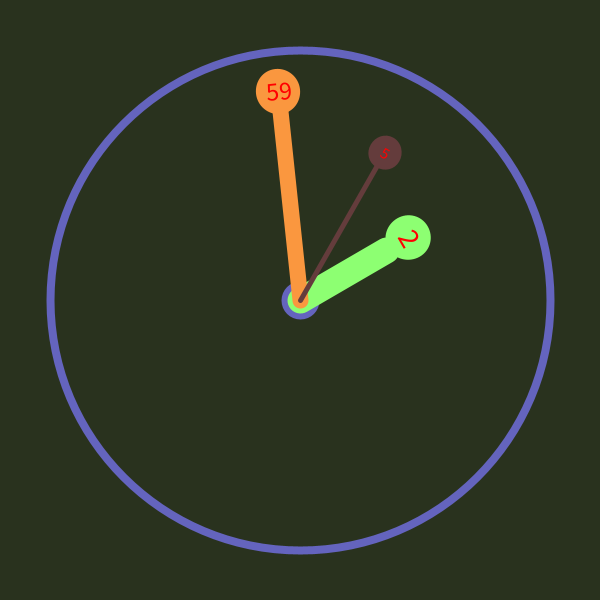
Frame 1 (no input)
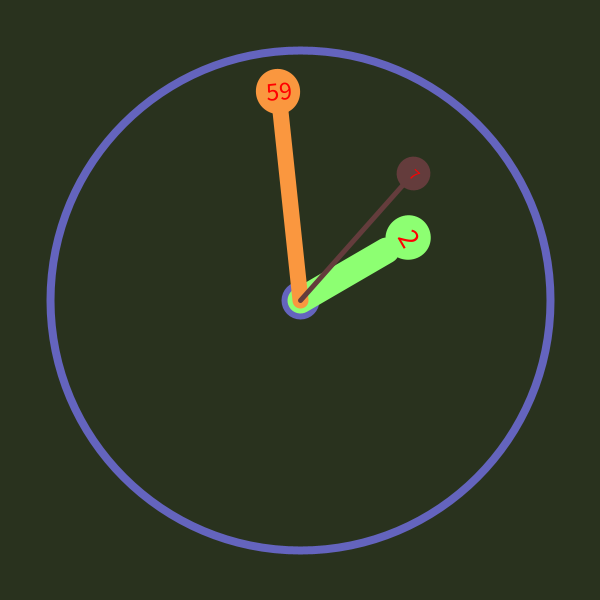
Frame 60 (the mouse pressed at the canvas centre just before this capture)
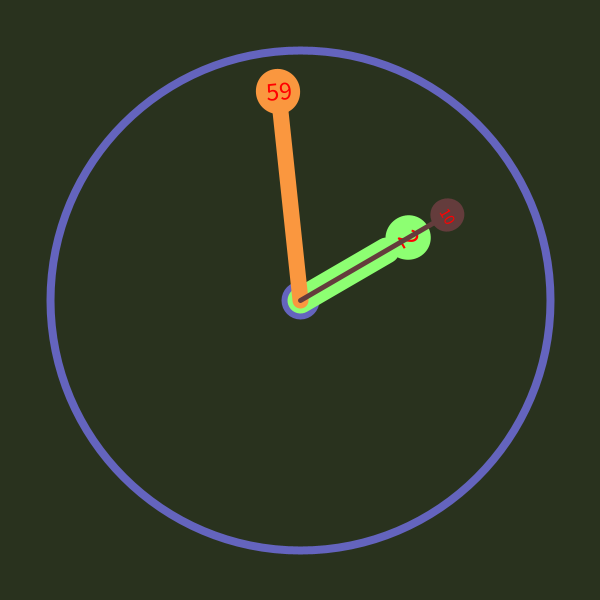
Frame 120 (the mouse held since frame 60 and released just before this capture)

The Processing sketch that drew these frames (run headless with seeded random() and noise(); from frame 60 on, the mouse is pressed at the canvas centre):

// Processing sketch: processing_103850
// ── processing_103850.pde

// Timer for Time control
int cTimer = 0;
// Time
int hours = 12, minutes = 0, seconds = 0;
// Framerate
int fRate = 20;


void setup() {
  // Canvas setup
  size(600, 600);
  smooth(8);
  noFill();
  ellipseMode(CENTER);
  colorMode(HSB);
  frameRate(fRate);

  // Set current time
  seconds = second();
  minutes = minute();
  if (hour() > 12) hours = hour()-12;
  else hours = hour();
}


void draw() {
  float temp;
  
  // Time control
  if (cTimer%fRate == 0) {
    if (seconds == 59) {
      if (minutes == 59) {
        if (hours == 12) hours = 1;
        else hours++;
        minutes = 0;
      }
      else minutes++;
      seconds = 0;
    }
    else seconds++;
    //cTimer = 0;
  }

  // Canvas operations
  background(60, 100, 50);
  translate(width*0.5, height*0.5);

  // Main sphere
  strokeWeight(8);
  stroke(170, 120, 190);
  ellipse(0, 0, 500, 500);
  ellipse(0, 0, 30, 30);

  temp = (hours-1) * (TWO_PI/12);
  temp += (TWO_PI/12);
  pushMatrix();
  rotate(temp);
  
  // Number of hours on circle
  stroke(77, 140, 290);
  fill(77, 140, 290);
  strokeWeight(5);
  ellipse(0, -125, 40, 40);
  fill(360, 360, 360);
  textAlign(CENTER);
  textSize(30);
  text(hours, 0, -116);
  // Hours line
  strokeWeight(26);
  line(0, 0, 0, -100);
  
  popMatrix();

  // Move minutes line
  temp = (minutes-1) * (TWO_PI/60);
  temp += (TWO_PI/60);
  pushMatrix();
  rotate(temp);

  // Number of minutes on circle
  stroke(20, 190, 250);
  fill(20, 190, 250);
  strokeWeight(5);
  ellipse(0, -210, 40, 40);
  fill(360, 360, 360);
  textAlign(CENTER);
  textSize(26);
  text(minutes, 0, -202);
  // Minutes line
  noFill();
  strokeWeight(16);
  line(0, 0, 0, -190);
  
  popMatrix();

  // Move seconds line
  temp = (seconds - 1) * (TWO_PI/60);
  temp += (TWO_PI/60);
  pushMatrix();
  rotate(temp);
  
  // Number of seconds on circle
  stroke(0, 100, 100);
  fill(0, 100, 100);
  strokeWeight(4);
  ellipse(0, -170, 30, 30);
  fill(360, 360, 360);
  textAlign(CENTER);
  textSize(16);
  text(seconds, 0, -165);
  // Seconds line
  noFill();
  strokeWeight(5);
  line(0, 0, 0, -155);
  
  popMatrix();

  cTimer++;
}
